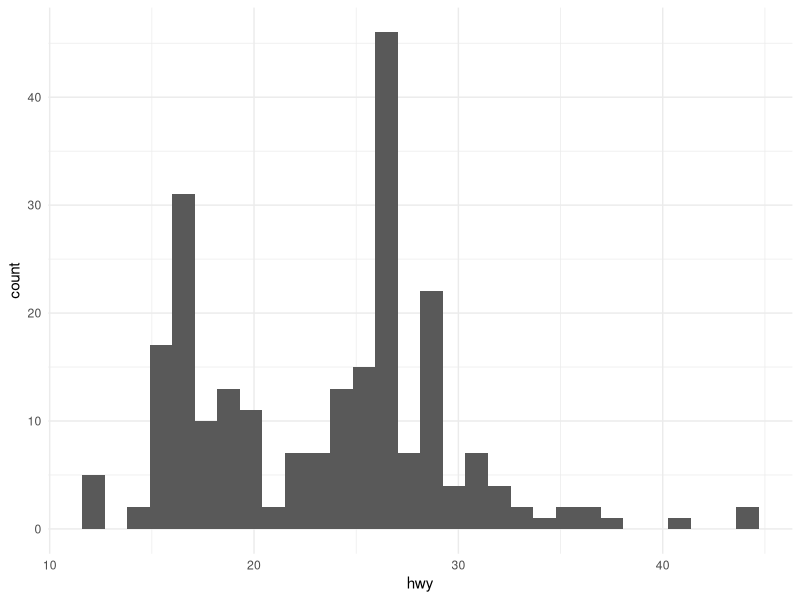
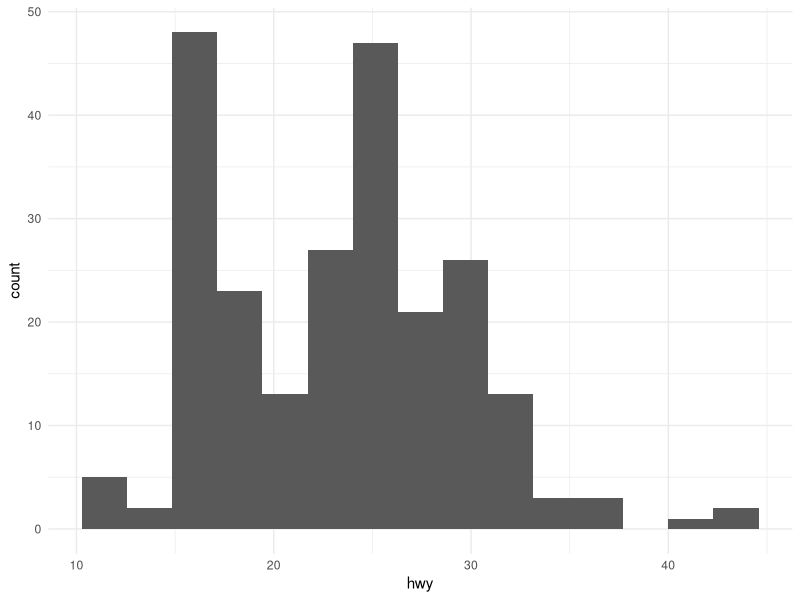
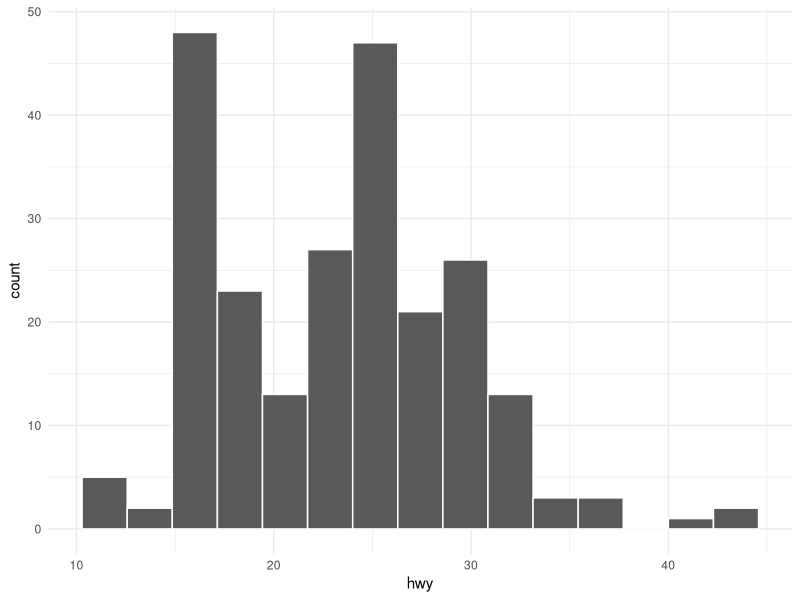
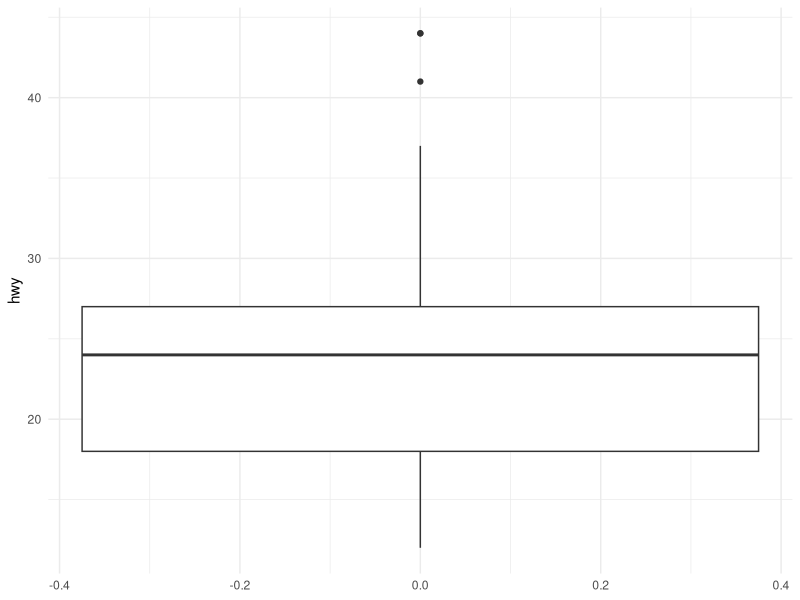
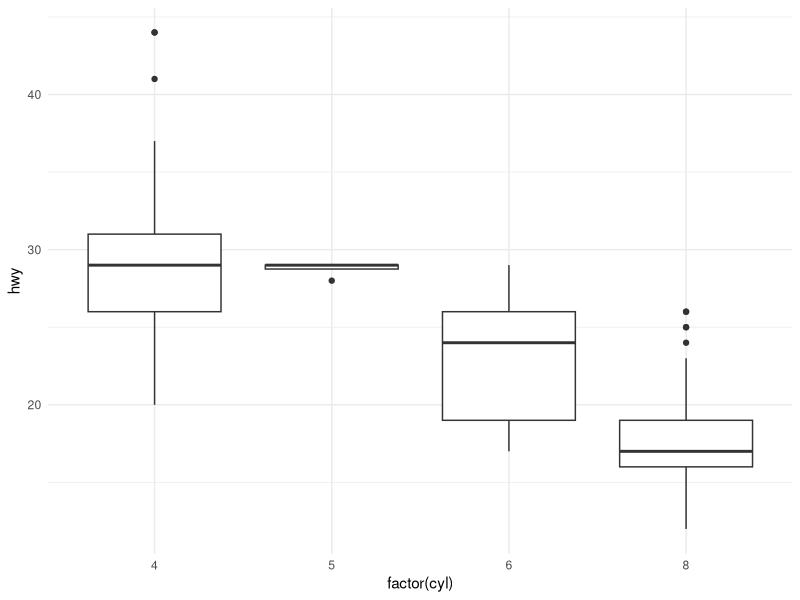
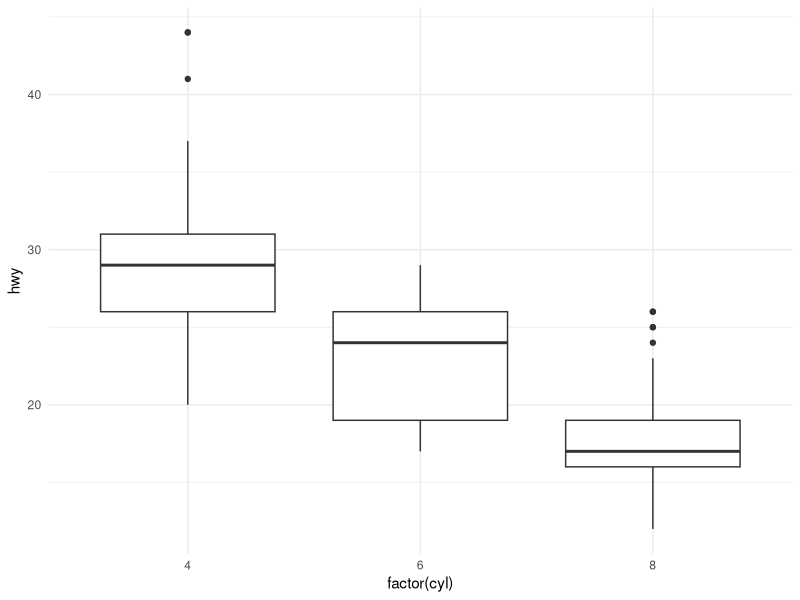
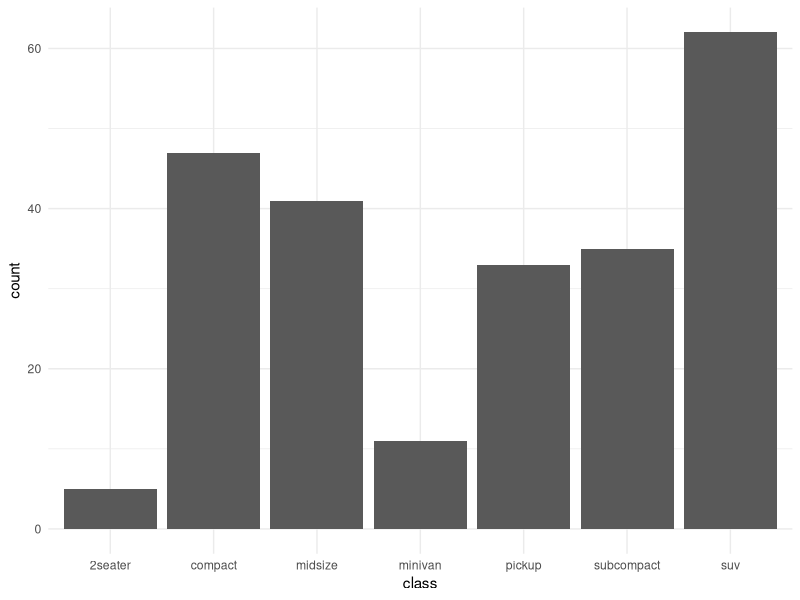
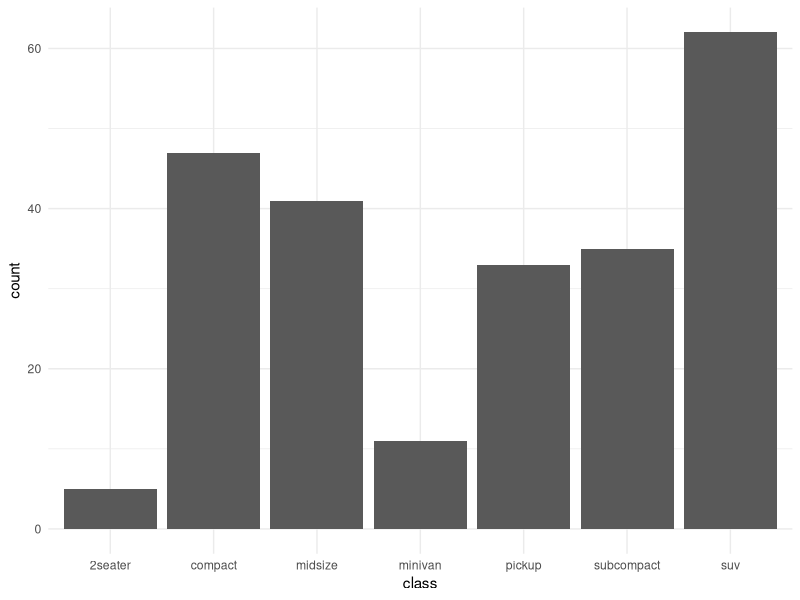

Reproduce these figures in R, in order.
## ---- chunk 1
#| message: false
#| warning: false
library(tidyverse)
## ---- chunk 2

theme_set(theme_minimal())

## ---- chunk 3

ggplot(mpg, aes(x = hwy)) +
  geom_histogram()
## ---- chunk 4
ggplot(mpg, aes(x = hwy)) +
  geom_histogram(bins = 15)
## ---- chunk 5
ggplot(mpg, aes(x = hwy)) +
  geom_histogram(bins = 15, color = "white")
## ---- chunk 6
ggplot(mpg, aes(y = hwy)) +
  geom_boxplot()
## ---- chunk 7
ggplot(mpg, aes(x = factor(cyl),y = hwy)) +
  geom_boxplot() 
## ---- chunk 8
mpg  |>  
  filter(cyl != 5) |> 
  ggplot(aes(x = factor(cyl),y = hwy)) +
  geom_boxplot() 
## ---- chunk 9
ggplot(mpg, aes(x = class)) +
  geom_bar()
## ---- chunk 10
mpg |> 
  group_by(class) |> 
  summarize(count = n()) |> 
  ggplot(aes(x = class, y = count)) +
  geom_col()
## ---- chunk 11
mpg |> 
  group_by(class) |> 
  summarize(count = n()) |> 
  ggplot(aes(x = reorder(class, count), y = count)) +
  geom_col()
## ---- chunk 12
mpg |> 
  group_by(class) |> 
  summarize(count = n()) |> 
  ggplot(aes(x = reorder(class, -count), y = count)) +
  geom_col()
## ---- chunk 13
mpg |> 
  group_by(class) |> 
  summarize(count = n()) |> 
  ggplot(aes(x = reorder(class, count), y = count)) +
  geom_col() +
  labs(x = "Vehicle Class", y = "Count")
## ---- chunk 14
mpg |> 
  group_by(class) |> 
  summarize(count = n()) |> 
  ggplot(aes(x = reorder(class, count), y = count)) +
  geom_col() +
  geom_text(aes(label = count)) +
  labs(x = "Vehicle Class", y = "Count")
## ---- chunk 15
mpg |> 
  group_by(class) |> 
  summarize(count = n()) |> 
  ggplot(aes(x = reorder(class, count), y = count)) +
  geom_col() +
  geom_text(aes(label = count, y = 50)) +
  labs(x = "Vehicle Class", y = "Count")
## ---- chunk 16
mpg |> 
  group_by(class) |> 
  summarize(count = n()) |> 
  ggplot(aes(x = reorder(class, count), y = count)) +
  geom_col() +
  geom_text(aes(label = count, y = count + 2)) +
  labs(x = "Vehicle Class", y = "Count")
## ---- chunk 17
mpg |> 
  group_by(class) |> 
  summarize(count = n()) |> 
  ggplot(aes(x = reorder(class, count), y = count)) +
  geom_col() +
  geom_text(aes(label = count, y = count - 2), color = "white") +
  labs(x = "Vehicle Class", y = "Count")
## ---- chunk 18
mpg |> 
  group_by(class) |> 
  summarize(count = n()) |> 
  ggplot(aes(x = reorder(class, count), y = count)) +
  geom_col() +
  geom_text(aes(label = count, y = count - 2, color = "white")) +
  labs(x = "Vehicle Class", y = "Count")
## ---- chunk 19
mpg |> 
  group_by(class) |> 
  summarize(count = n()) |> 
  ggplot(aes(x = reorder(class, count), y = count)) +
  geom_col() +
  geom_text(aes(label = count, y = count - 2), color = "white") +
  labs(x = "Vehicle Class", y = "Count",
       title = "SUVs dominate the sample",
       subtitle = "Only a handful of minivans and 2-seaters are in the sample",
       caption = "This dataset contains a subset of the fuel economy data that the EPA makes available on https://fueleconomy.gov/")
## ---- chunk 20
ggplot(mpg, aes(x = hwy, y = cty)) +
  geom_point() +
  labs(x = "Highway mpg", y = "City mpg")
## ---- chunk 21
ggplot(mpg, aes(x = hwy, y = cty)) +
  geom_point(color = "blue") +
  labs(x = "Highway mpg", y = "City mpg")
## ---- chunk 22
ggplot(mpg, aes(x = hwy, y = cty)) +
  geom_point(shape = 21, color = "red", fill = "pink") +
  labs(x = "Highway mpg", y = "City mpg")
## ---- chunk 23
ggplot(mpg, aes(x = hwy, y = cty)) +
  geom_point(shape = 21, color = "red", fill = "pink") +
  geom_smooth(method = "lm") +
  labs(x = "Highway mpg", y = "City mpg")
## ---- chunk 24
ggplot(mpg, aes(x = hwy, y = cty)) +
  geom_point(shape = 21, color = "red", fill = "pink") +
  geom_smooth(method = "lm", se = FALSE) +
  labs(x = "Highway mpg", y = "City mpg")
## ---- chunk 25
ggplot(mpg, aes(x = hwy, y = cty)) +
  geom_smooth(method = "lm", se = FALSE) +
  geom_point(shape = 21, color = "red", fill = "pink") +
  labs(x = "Highway mpg", y = "City mpg")
## ---- chunk 26
head(economics)
## ---- chunk 27
ggplot(economics, aes(x = date, y = pop)) +
  geom_line() 
## ---- chunk 28
ggplot(economics, aes(x = date, y = pop)) +
  geom_line() +
  scale_y_continuous(labels = scales::comma_format())
